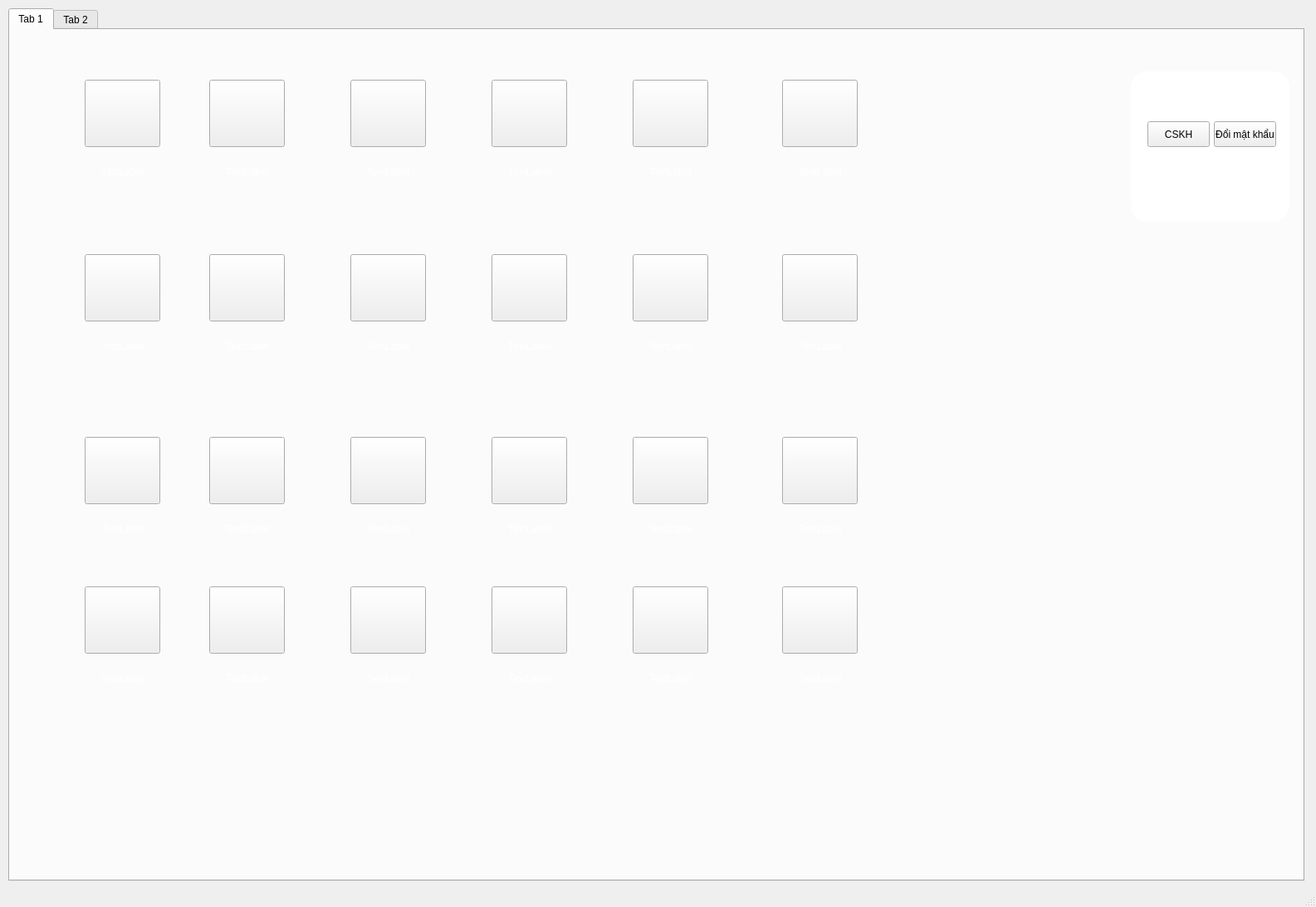
<?xml version="1.0" encoding="UTF-8"?>
<ui version="4.0">
 <class>MainWindow</class>
 <widget class="QMainWindow" name="MainWindow">
  <property name="geometry">
   <rect>
    <x>0</x>
    <y>0</y>
    <width>1585</width>
    <height>1092</height>
   </rect>
  </property>
  <property name="windowTitle">
   <string>MainWindow</string>
  </property>
  <widget class="QWidget" name="centralwidget">
   <widget class="QTabWidget" name="tabWidget">
    <property name="geometry">
     <rect>
      <x>10</x>
      <y>10</y>
      <width>1561</width>
      <height>1051</height>
     </rect>
    </property>
    <property name="currentIndex">
     <number>0</number>
    </property>
    <widget class="QWidget" name="tab">
     <attribute name="title">
      <string>Tab 1</string>
     </attribute>
     <widget class="QWidget" name="widget" native="true">
      <property name="geometry">
       <rect>
        <x>10</x>
        <y>10</y>
        <width>1551</width>
        <height>1001</height>
       </rect>
      </property>
      <widget class="QLabel" name="label">
       <property name="geometry">
        <rect>
         <x>0</x>
         <y>10</y>
         <width>1541</width>
         <height>991</height>
        </rect>
       </property>
       <property name="styleSheet">
        <string notr="true">background-image: url(:/images/theme.jpg);
border-radius:20px
</string>
       </property>
       <property name="text">
        <string/>
       </property>
      </widget>
      <widget class="QPushButton" name="pushButton_2">
       <property name="geometry">
        <rect>
         <x>1360</x>
         <y>50</y>
         <width>75</width>
         <height>31</height>
        </rect>
       </property>
       <property name="styleSheet">
        <string notr="true">border-radius:20px</string>
       </property>
       <property name="text">
        <string>Đăng xuất</string>
       </property>
      </widget>
      <widget class="QPushButton" name="pushButton">
       <property name="geometry">
        <rect>
         <x>1440</x>
         <y>50</y>
         <width>75</width>
         <height>31</height>
        </rect>
       </property>
       <property name="text">
        <string>Nạp tiền</string>
       </property>
      </widget>
      <widget class="QLCDNumber" name="lcdNumber">
       <property name="geometry">
        <rect>
         <x>1350</x>
         <y>160</y>
         <width>171</width>
         <height>41</height>
        </rect>
       </property>
      </widget>
      <widget class="QLabel" name="label_2">
       <property name="geometry">
        <rect>
         <x>1340</x>
         <y>40</y>
         <width>191</width>
         <height>181</height>
        </rect>
       </property>
       <property name="styleSheet">
        <string notr="true">background-color:rgb(255, 255, 255);
border-radius:20px</string>
       </property>
       <property name="text">
        <string/>
       </property>
      </widget>
      <widget class="QPushButton" name="pushButton_3">
       <property name="geometry">
        <rect>
         <x>1440</x>
         <y>100</y>
         <width>75</width>
         <height>31</height>
        </rect>
       </property>
       <property name="text">
        <string>Đổi mật khẩu</string>
       </property>
      </widget>
      <widget class="QPushButton" name="pushButton_4">
       <property name="geometry">
        <rect>
         <x>1360</x>
         <y>100</y>
         <width>75</width>
         <height>31</height>
        </rect>
       </property>
       <property name="text">
        <string>CSKH</string>
       </property>
      </widget>
      <widget class="QPushButton" name="pushButton_5">
       <property name="geometry">
        <rect>
         <x>80</x>
         <y>50</y>
         <width>91</width>
         <height>81</height>
        </rect>
       </property>
       <property name="maximumSize">
        <size>
         <width>91</width>
         <height>16777215</height>
        </size>
       </property>
       <property name="styleSheet">
        <string notr="true">border-image: url(:/PNG/PNG/A Valley Without Wind 2, v1.png);</string>
       </property>
       <property name="text">
        <string/>
       </property>
      </widget>
      <widget class="QLabel" name="label_3">
       <property name="geometry">
        <rect>
         <x>90</x>
         <y>140</y>
         <width>71</width>
         <height>41</height>
        </rect>
       </property>
       <property name="styleSheet">
        <string notr="true">color:rgb(255, 255, 255)</string>
       </property>
       <property name="text">
        <string>TextLabel</string>
       </property>
       <property name="alignment">
        <set>Qt::AlignCenter</set>
       </property>
      </widget>
      <widget class="QPushButton" name="pushButton_6">
       <property name="geometry">
        <rect>
         <x>230</x>
         <y>50</y>
         <width>91</width>
         <height>81</height>
        </rect>
       </property>
       <property name="styleSheet">
        <string notr="true">border-image:url(:/PNG/PNG/A Valley Without Wind 2, v2.png)</string>
       </property>
       <property name="text">
        <string/>
       </property>
      </widget>
      <widget class="QLabel" name="label_4">
       <property name="geometry">
        <rect>
         <x>240</x>
         <y>140</y>
         <width>71</width>
         <height>41</height>
        </rect>
       </property>
       <property name="styleSheet">
        <string notr="true">color:rgb(255, 255, 255)</string>
       </property>
       <property name="text">
        <string>TextLabel</string>
       </property>
       <property name="alignment">
        <set>Qt::AlignCenter</set>
       </property>
      </widget>
      <widget class="QPushButton" name="pushButton_7">
       <property name="geometry">
        <rect>
         <x>400</x>
         <y>50</y>
         <width>91</width>
         <height>81</height>
        </rect>
       </property>
       <property name="styleSheet">
        <string notr="true">border-image:url(:/PNG/PNG/AI War - Fleet Command.png)</string>
       </property>
       <property name="text">
        <string/>
       </property>
      </widget>
      <widget class="QLabel" name="label_5">
       <property name="geometry">
        <rect>
         <x>410</x>
         <y>140</y>
         <width>71</width>
         <height>41</height>
        </rect>
       </property>
       <property name="styleSheet">
        <string notr="true">color:rgb(255, 255, 255)</string>
       </property>
       <property name="text">
        <string>TextLabel</string>
       </property>
       <property name="alignment">
        <set>Qt::AlignCenter</set>
       </property>
      </widget>
      <widget class="QPushButton" name="pushButton_8">
       <property name="geometry">
        <rect>
         <x>570</x>
         <y>50</y>
         <width>91</width>
         <height>81</height>
        </rect>
       </property>
       <property name="styleSheet">
        <string notr="true">border-image:url(:/PNG/PNG/Dawnstar.png)</string>
       </property>
       <property name="text">
        <string/>
       </property>
      </widget>
      <widget class="QLabel" name="label_6">
       <property name="geometry">
        <rect>
         <x>580</x>
         <y>140</y>
         <width>71</width>
         <height>41</height>
        </rect>
       </property>
       <property name="styleSheet">
        <string notr="true">color:rgb(255, 255, 255)</string>
       </property>
       <property name="text">
        <string>TextLabel</string>
       </property>
       <property name="alignment">
        <set>Qt::AlignCenter</set>
       </property>
      </widget>
      <widget class="QPushButton" name="pushButton_9">
       <property name="geometry">
        <rect>
         <x>740</x>
         <y>50</y>
         <width>91</width>
         <height>81</height>
        </rect>
       </property>
       <property name="styleSheet">
        <string notr="true">border-image:url(:/PNG/PNG/English Country Tune, v1.png)</string>
       </property>
       <property name="text">
        <string/>
       </property>
      </widget>
      <widget class="QLabel" name="label_7">
       <property name="geometry">
        <rect>
         <x>750</x>
         <y>140</y>
         <width>71</width>
         <height>41</height>
        </rect>
       </property>
       <property name="styleSheet">
        <string notr="true">color:rgb(255, 255, 255)</string>
       </property>
       <property name="text">
        <string>TextLabel</string>
       </property>
       <property name="alignment">
        <set>Qt::AlignCenter</set>
       </property>
      </widget>
      <widget class="QPushButton" name="pushButton_10">
       <property name="geometry">
        <rect>
         <x>920</x>
         <y>50</y>
         <width>91</width>
         <height>81</height>
        </rect>
       </property>
       <property name="styleSheet">
        <string notr="true">border-image:url(:/PNG/PNG/English Country Tune, v2.png)</string>
       </property>
       <property name="text">
        <string/>
       </property>
      </widget>
      <widget class="QLabel" name="label_8">
       <property name="geometry">
        <rect>
         <x>930</x>
         <y>140</y>
         <width>71</width>
         <height>41</height>
        </rect>
       </property>
       <property name="styleSheet">
        <string notr="true">color:rgb(255, 255, 255)</string>
       </property>
       <property name="text">
        <string>TextLabel</string>
       </property>
       <property name="alignment">
        <set>Qt::AlignCenter</set>
       </property>
      </widget>
      <widget class="QPushButton" name="pushButton_11">
       <property name="geometry">
        <rect>
         <x>920</x>
         <y>260</y>
         <width>91</width>
         <height>81</height>
        </rect>
       </property>
       <property name="text">
        <string/>
       </property>
      </widget>
      <widget class="QLabel" name="label_9">
       <property name="geometry">
        <rect>
         <x>240</x>
         <y>350</y>
         <width>71</width>
         <height>41</height>
        </rect>
       </property>
       <property name="styleSheet">
        <string notr="true">color:rgb(255, 255, 255)</string>
       </property>
       <property name="text">
        <string>TextLabel</string>
       </property>
       <property name="alignment">
        <set>Qt::AlignCenter</set>
       </property>
      </widget>
      <widget class="QPushButton" name="pushButton_12">
       <property name="geometry">
        <rect>
         <x>80</x>
         <y>260</y>
         <width>91</width>
         <height>81</height>
        </rect>
       </property>
       <property name="text">
        <string/>
       </property>
      </widget>
      <widget class="QLabel" name="label_10">
       <property name="geometry">
        <rect>
         <x>580</x>
         <y>350</y>
         <width>71</width>
         <height>41</height>
        </rect>
       </property>
       <property name="styleSheet">
        <string notr="true">color:rgb(255, 255, 255)</string>
       </property>
       <property name="text">
        <string>TextLabel</string>
       </property>
       <property name="alignment">
        <set>Qt::AlignCenter</set>
       </property>
      </widget>
      <widget class="QLabel" name="label_11">
       <property name="geometry">
        <rect>
         <x>750</x>
         <y>350</y>
         <width>71</width>
         <height>41</height>
        </rect>
       </property>
       <property name="styleSheet">
        <string notr="true">color:rgb(255, 255, 255)</string>
       </property>
       <property name="text">
        <string>TextLabel</string>
       </property>
       <property name="alignment">
        <set>Qt::AlignCenter</set>
       </property>
      </widget>
      <widget class="QPushButton" name="pushButton_13">
       <property name="geometry">
        <rect>
         <x>230</x>
         <y>260</y>
         <width>91</width>
         <height>81</height>
        </rect>
       </property>
       <property name="text">
        <string/>
       </property>
      </widget>
      <widget class="QPushButton" name="pushButton_14">
       <property name="geometry">
        <rect>
         <x>570</x>
         <y>260</y>
         <width>91</width>
         <height>81</height>
        </rect>
       </property>
       <property name="text">
        <string/>
       </property>
      </widget>
      <widget class="QPushButton" name="pushButton_15">
       <property name="geometry">
        <rect>
         <x>740</x>
         <y>260</y>
         <width>91</width>
         <height>81</height>
        </rect>
       </property>
       <property name="text">
        <string/>
       </property>
      </widget>
      <widget class="QLabel" name="label_12">
       <property name="geometry">
        <rect>
         <x>90</x>
         <y>350</y>
         <width>71</width>
         <height>41</height>
        </rect>
       </property>
       <property name="styleSheet">
        <string notr="true">color:rgb(255, 255, 255)</string>
       </property>
       <property name="text">
        <string>TextLabel</string>
       </property>
       <property name="alignment">
        <set>Qt::AlignCenter</set>
       </property>
      </widget>
      <widget class="QPushButton" name="pushButton_16">
       <property name="geometry">
        <rect>
         <x>400</x>
         <y>260</y>
         <width>91</width>
         <height>81</height>
        </rect>
       </property>
       <property name="text">
        <string/>
       </property>
      </widget>
      <widget class="QLabel" name="label_13">
       <property name="geometry">
        <rect>
         <x>410</x>
         <y>350</y>
         <width>71</width>
         <height>41</height>
        </rect>
       </property>
       <property name="styleSheet">
        <string notr="true">color:rgb(255, 255, 255)</string>
       </property>
       <property name="text">
        <string>TextLabel</string>
       </property>
       <property name="alignment">
        <set>Qt::AlignCenter</set>
       </property>
      </widget>
      <widget class="QLabel" name="label_14">
       <property name="geometry">
        <rect>
         <x>930</x>
         <y>350</y>
         <width>71</width>
         <height>41</height>
        </rect>
       </property>
       <property name="styleSheet">
        <string notr="true">color:rgb(255, 255, 255)</string>
       </property>
       <property name="text">
        <string>TextLabel</string>
       </property>
       <property name="alignment">
        <set>Qt::AlignCenter</set>
       </property>
      </widget>
      <widget class="QPushButton" name="pushButton_17">
       <property name="geometry">
        <rect>
         <x>920</x>
         <y>480</y>
         <width>91</width>
         <height>81</height>
        </rect>
       </property>
       <property name="text">
        <string/>
       </property>
      </widget>
      <widget class="QLabel" name="label_15">
       <property name="geometry">
        <rect>
         <x>240</x>
         <y>570</y>
         <width>71</width>
         <height>41</height>
        </rect>
       </property>
       <property name="styleSheet">
        <string notr="true">color:rgb(255, 255, 255)</string>
       </property>
       <property name="text">
        <string>TextLabel</string>
       </property>
       <property name="alignment">
        <set>Qt::AlignCenter</set>
       </property>
      </widget>
      <widget class="QPushButton" name="pushButton_18">
       <property name="geometry">
        <rect>
         <x>80</x>
         <y>480</y>
         <width>91</width>
         <height>81</height>
        </rect>
       </property>
       <property name="text">
        <string/>
       </property>
      </widget>
      <widget class="QLabel" name="label_16">
       <property name="geometry">
        <rect>
         <x>580</x>
         <y>570</y>
         <width>71</width>
         <height>41</height>
        </rect>
       </property>
       <property name="styleSheet">
        <string notr="true">color:rgb(255, 255, 255)</string>
       </property>
       <property name="text">
        <string>TextLabel</string>
       </property>
       <property name="alignment">
        <set>Qt::AlignCenter</set>
       </property>
      </widget>
      <widget class="QLabel" name="label_17">
       <property name="geometry">
        <rect>
         <x>750</x>
         <y>570</y>
         <width>71</width>
         <height>41</height>
        </rect>
       </property>
       <property name="styleSheet">
        <string notr="true">color:rgb(255, 255, 255)</string>
       </property>
       <property name="text">
        <string>TextLabel</string>
       </property>
       <property name="alignment">
        <set>Qt::AlignCenter</set>
       </property>
      </widget>
      <widget class="QPushButton" name="pushButton_19">
       <property name="geometry">
        <rect>
         <x>230</x>
         <y>480</y>
         <width>91</width>
         <height>81</height>
        </rect>
       </property>
       <property name="text">
        <string/>
       </property>
      </widget>
      <widget class="QPushButton" name="pushButton_20">
       <property name="geometry">
        <rect>
         <x>570</x>
         <y>480</y>
         <width>91</width>
         <height>81</height>
        </rect>
       </property>
       <property name="text">
        <string/>
       </property>
      </widget>
      <widget class="QPushButton" name="pushButton_21">
       <property name="geometry">
        <rect>
         <x>740</x>
         <y>480</y>
         <width>91</width>
         <height>81</height>
        </rect>
       </property>
       <property name="text">
        <string/>
       </property>
      </widget>
      <widget class="QLabel" name="label_18">
       <property name="geometry">
        <rect>
         <x>90</x>
         <y>570</y>
         <width>71</width>
         <height>41</height>
        </rect>
       </property>
       <property name="styleSheet">
        <string notr="true">color:rgb(255, 255, 255)</string>
       </property>
       <property name="text">
        <string>TextLabel</string>
       </property>
       <property name="alignment">
        <set>Qt::AlignCenter</set>
       </property>
      </widget>
      <widget class="QPushButton" name="pushButton_22">
       <property name="geometry">
        <rect>
         <x>400</x>
         <y>480</y>
         <width>91</width>
         <height>81</height>
        </rect>
       </property>
       <property name="text">
        <string/>
       </property>
      </widget>
      <widget class="QLabel" name="label_19">
       <property name="geometry">
        <rect>
         <x>410</x>
         <y>570</y>
         <width>71</width>
         <height>41</height>
        </rect>
       </property>
       <property name="styleSheet">
        <string notr="true">color:rgb(255, 255, 255)</string>
       </property>
       <property name="text">
        <string>TextLabel</string>
       </property>
       <property name="alignment">
        <set>Qt::AlignCenter</set>
       </property>
      </widget>
      <widget class="QLabel" name="label_20">
       <property name="geometry">
        <rect>
         <x>930</x>
         <y>570</y>
         <width>71</width>
         <height>41</height>
        </rect>
       </property>
       <property name="styleSheet">
        <string notr="true">color:rgb(255, 255, 255)</string>
       </property>
       <property name="text">
        <string>TextLabel</string>
       </property>
       <property name="alignment">
        <set>Qt::AlignCenter</set>
       </property>
      </widget>
      <widget class="QPushButton" name="pushButton_23">
       <property name="geometry">
        <rect>
         <x>920</x>
         <y>660</y>
         <width>91</width>
         <height>81</height>
        </rect>
       </property>
       <property name="text">
        <string/>
       </property>
      </widget>
      <widget class="QLabel" name="label_21">
       <property name="geometry">
        <rect>
         <x>240</x>
         <y>750</y>
         <width>71</width>
         <height>41</height>
        </rect>
       </property>
       <property name="styleSheet">
        <string notr="true">color:rgb(255, 255, 255)</string>
       </property>
       <property name="text">
        <string>TextLabel</string>
       </property>
       <property name="alignment">
        <set>Qt::AlignCenter</set>
       </property>
      </widget>
      <widget class="QPushButton" name="pushButton_24">
       <property name="geometry">
        <rect>
         <x>80</x>
         <y>660</y>
         <width>91</width>
         <height>81</height>
        </rect>
       </property>
       <property name="text">
        <string/>
       </property>
      </widget>
      <widget class="QLabel" name="label_22">
       <property name="geometry">
        <rect>
         <x>580</x>
         <y>750</y>
         <width>71</width>
         <height>41</height>
        </rect>
       </property>
       <property name="styleSheet">
        <string notr="true">color:rgb(255, 255, 255)</string>
       </property>
       <property name="text">
        <string>TextLabel</string>
       </property>
       <property name="alignment">
        <set>Qt::AlignCenter</set>
       </property>
      </widget>
      <widget class="QLabel" name="label_23">
       <property name="geometry">
        <rect>
         <x>750</x>
         <y>750</y>
         <width>71</width>
         <height>41</height>
        </rect>
       </property>
       <property name="styleSheet">
        <string notr="true">color:rgb(255, 255, 255)</string>
       </property>
       <property name="text">
        <string>TextLabel</string>
       </property>
       <property name="alignment">
        <set>Qt::AlignCenter</set>
       </property>
      </widget>
      <widget class="QPushButton" name="pushButton_25">
       <property name="geometry">
        <rect>
         <x>230</x>
         <y>660</y>
         <width>91</width>
         <height>81</height>
        </rect>
       </property>
       <property name="text">
        <string/>
       </property>
      </widget>
      <widget class="QPushButton" name="pushButton_26">
       <property name="geometry">
        <rect>
         <x>570</x>
         <y>660</y>
         <width>91</width>
         <height>81</height>
        </rect>
       </property>
       <property name="text">
        <string/>
       </property>
      </widget>
      <widget class="QPushButton" name="pushButton_27">
       <property name="geometry">
        <rect>
         <x>740</x>
         <y>660</y>
         <width>91</width>
         <height>81</height>
        </rect>
       </property>
       <property name="text">
        <string/>
       </property>
      </widget>
      <widget class="QLabel" name="label_24">
       <property name="geometry">
        <rect>
         <x>90</x>
         <y>750</y>
         <width>71</width>
         <height>41</height>
        </rect>
       </property>
       <property name="styleSheet">
        <string notr="true">color:rgb(255, 255, 255)</string>
       </property>
       <property name="text">
        <string>TextLabel</string>
       </property>
       <property name="alignment">
        <set>Qt::AlignCenter</set>
       </property>
      </widget>
      <widget class="QPushButton" name="pushButton_28">
       <property name="geometry">
        <rect>
         <x>400</x>
         <y>660</y>
         <width>91</width>
         <height>81</height>
        </rect>
       </property>
       <property name="text">
        <string/>
       </property>
      </widget>
      <widget class="QLabel" name="label_25">
       <property name="geometry">
        <rect>
         <x>410</x>
         <y>750</y>
         <width>71</width>
         <height>41</height>
        </rect>
       </property>
       <property name="styleSheet">
        <string notr="true">color:rgb(255, 255, 255)</string>
       </property>
       <property name="text">
        <string>TextLabel</string>
       </property>
       <property name="alignment">
        <set>Qt::AlignCenter</set>
       </property>
      </widget>
      <widget class="QLabel" name="label_26">
       <property name="geometry">
        <rect>
         <x>930</x>
         <y>750</y>
         <width>71</width>
         <height>41</height>
        </rect>
       </property>
       <property name="styleSheet">
        <string notr="true">color:rgb(255, 255, 255)</string>
       </property>
       <property name="text">
        <string>TextLabel</string>
       </property>
       <property name="alignment">
        <set>Qt::AlignCenter</set>
       </property>
      </widget>
     </widget>
    </widget>
    <widget class="QWidget" name="tab_2">
     <attribute name="title">
      <string>Tab 2</string>
     </attribute>
    </widget>
   </widget>
  </widget>
  <widget class="QMenuBar" name="menubar">
   <property name="geometry">
    <rect>
     <x>0</x>
     <y>0</y>
     <width>1585</width>
     <height>21</height>
    </rect>
   </property>
  </widget>
  <widget class="QStatusBar" name="statusbar"/>
 </widget>
 <resources/>
 <connections/>
</ui>
